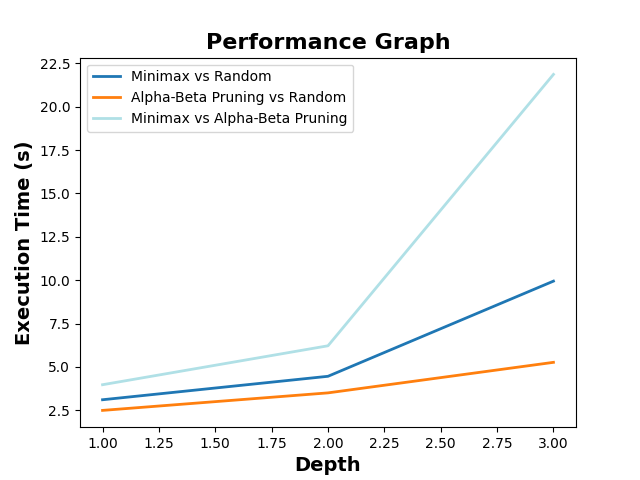

This figure's Python source:
import matplotlib.pyplot as plt

# Create lists of depth values and execution times for Minimax and Alpha-Beta Pruning
depths = [1, 2, 3]
minimax_vs_random_times = [3.106706142425537, 4.458906173706055, 9.944153547286987]
minimax_vs_alphabeta_times = [3.972822904586792, 6.217182159423828, 21.860193490982056]
alphabeta_times_vs_random_times = [2.492675304412842, 3.502676010131836, 5.263047933578491]

# Create a line graph with two lines, one for Minimax and one for Alpha-Beta Pruning
plt.plot(depths, minimax_vs_random_times, label="Minimax vs Random", color="#1f77b4", linewidth=2)
plt.plot(depths, alphabeta_times_vs_random_times, label="Alpha-Beta Pruning vs Random", color="#ff7f0e", linewidth=2)
plt.plot(depths, minimax_vs_alphabeta_times, label="Minimax vs Alpha-Beta Pruning", color="#B0E0E6", linewidth=2)

# Add a legend to the graph
plt.legend()

# Add labels for the x-axis and y-axis
plt.xlabel("Depth", fontsize=14, fontweight="bold")
plt.ylabel("Execution Time (s)", fontsize=14, fontweight="bold")

# Add a title for the graph
plt.title("Performance Graph", fontsize=16, fontweight="bold")

# Customize the background color and grid lines
plt.rcParams["axes.facecolor"] = "#1f77b4"
plt.grid(axis="y", color="white")

# Display the graph
plt.show()
